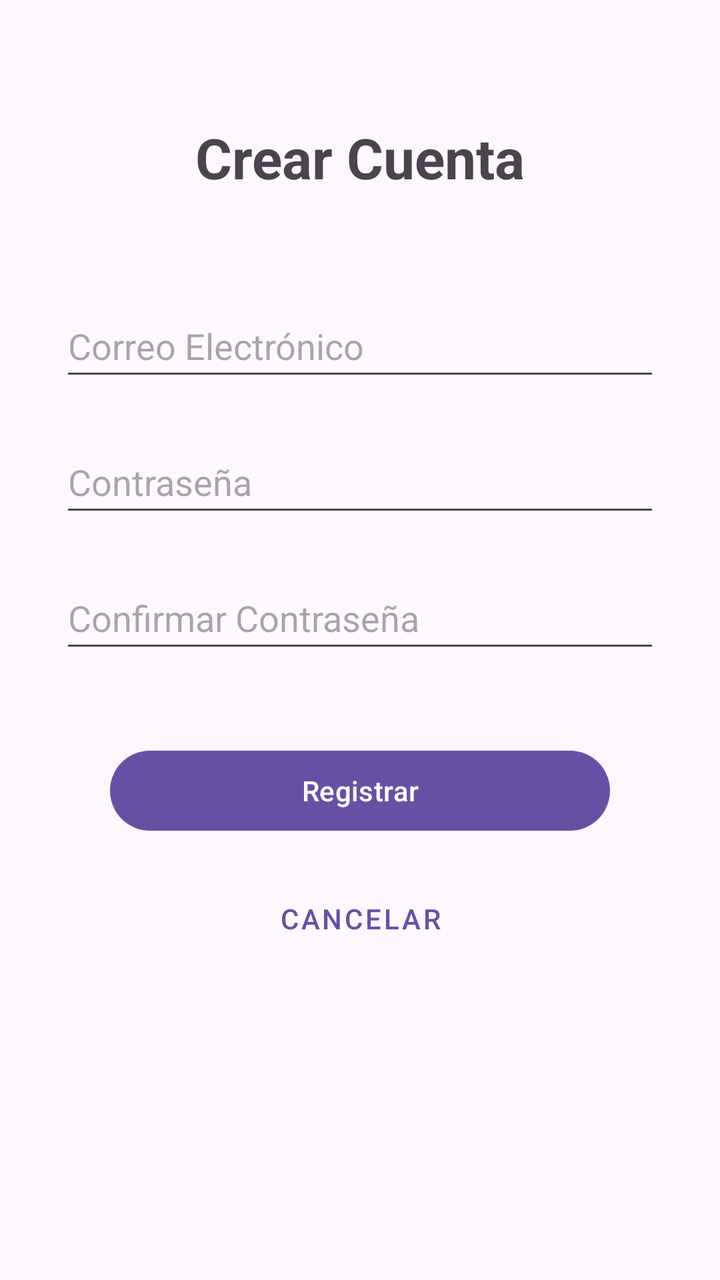
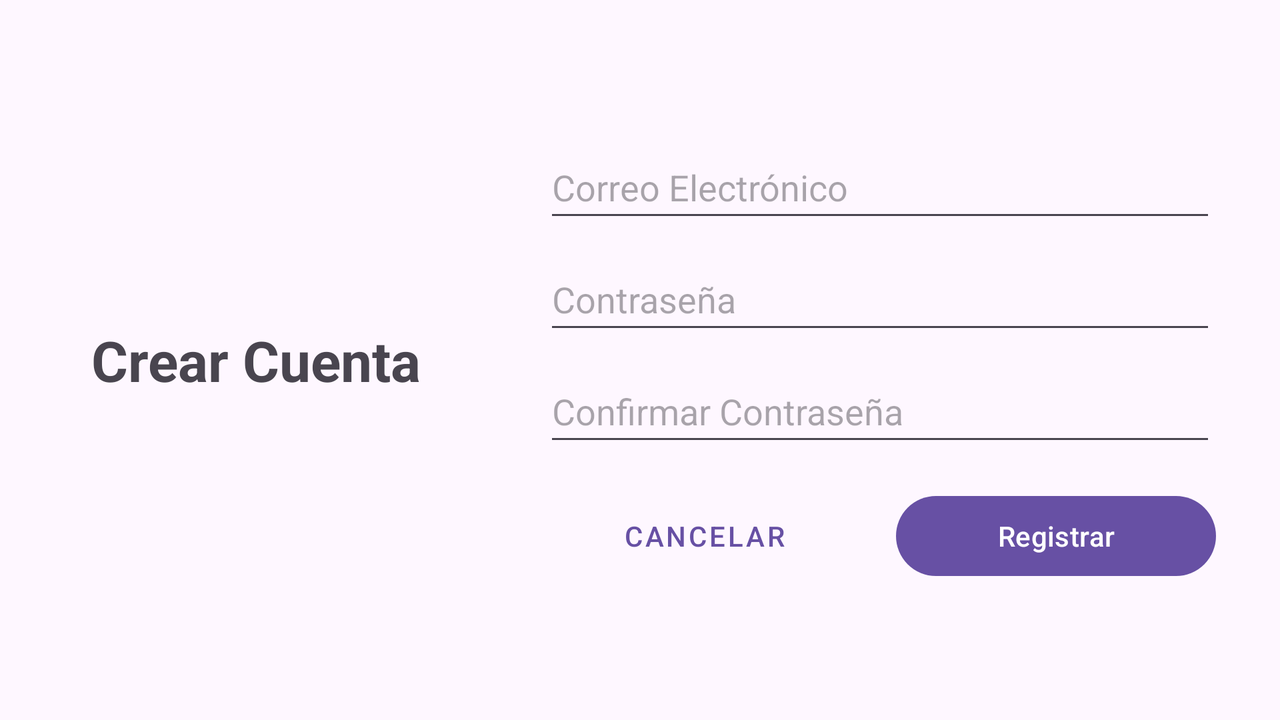

First picture: res/layout/ on a phone held upright. Second picture: the repository's own variant of that layout, on a device whose configuration matches the variant's folder. Source for both follows.
<!-- AndroidManifest.xml: application theme Theme.AplicacionPlantaRemake -->
<!-- res/layout/activity_registro.xml -->
<?xml version="1.0" encoding="utf-8"?>
<androidx.constraintlayout.widget.ConstraintLayout
    xmlns:android="http://schemas.android.com/apk/res/android"
    xmlns:app="http://schemas.android.com/apk/res-auto"
    xmlns:tools="http://schemas.android.com/tools"
    android:id="@+id/main"
    android:layout_width="match_parent"
    android:layout_height="match_parent"
    tools:context=".RegistroActivity">

    <TextView
        android:id="@+id/tv_titulo_registro"
        android:layout_width="wrap_content"
        android:layout_height="wrap_content"
        android:layout_marginTop="60dp"
        android:text="Crear Cuenta"
        android:textSize="28sp"
        android:textStyle="bold"
        app:layout_constraintEnd_toEndOf="parent"
        app:layout_constraintStart_toStartOf="parent"
        app:layout_constraintTop_toTopOf="parent" />

    <EditText
        android:id="@+id/ti_Correo"
        android:layout_width="300dp"
        android:layout_height="wrap_content"
        android:layout_marginTop="50dp"
        android:hint="Correo Electrónico"
        android:inputType="textEmailAddress"
        android:minHeight="48dp"
        app:layout_constraintEnd_toEndOf="parent"
        app:layout_constraintStart_toStartOf="parent"
        app:layout_constraintTop_toBottomOf="@+id/tv_titulo_registro" />

    <EditText
        android:id="@+id/ti_Pass"
        android:layout_width="300dp"
        android:layout_height="wrap_content"
        android:layout_marginTop="20dp"
        android:hint="Contraseña"
        android:inputType="textPassword"
        android:minHeight="48dp"
        app:layout_constraintEnd_toEndOf="parent"
        app:layout_constraintStart_toStartOf="parent"
        app:layout_constraintTop_toBottomOf="@+id/ti_Correo" />

    <EditText
        android:id="@+id/ti_ConfirmPass"
        android:layout_width="300dp"
        android:layout_height="wrap_content"
        android:layout_marginTop="20dp"
        android:hint="Confirmar Contraseña"
        android:inputType="textPassword"
        android:minHeight="48dp"
        app:layout_constraintEnd_toEndOf="parent"
        app:layout_constraintStart_toStartOf="parent"
        app:layout_constraintTop_toBottomOf="@+id/ti_Pass" />

    <Button
        android:id="@+id/btn_Registrar"
        android:layout_width="250dp"
        android:layout_height="wrap_content"
        android:layout_marginTop="40dp"
        android:text="Registrar"
        app:layout_constraintEnd_toEndOf="parent"
        app:layout_constraintStart_toStartOf="parent"
        app:layout_constraintTop_toBottomOf="@+id/ti_ConfirmPass" />

    <Button
        android:id="@+id/btn_Cancelar"
        android:layout_width="250dp"
        android:layout_height="wrap_content"
        android:layout_marginTop="16dp"
        android:text="Cancelar"
        style="@style/Widget.MaterialComponents.Button.TextButton"
        app:layout_constraintEnd_toEndOf="parent"
        app:layout_constraintStart_toStartOf="parent"
        app:layout_constraintTop_toBottomOf="@+id/btn_Registrar" />

</androidx.constraintlayout.widget.ConstraintLayout>
<!-- resources referenced by this layout -->
<resources>
  <!-- from res/values-v23/ -->
  <style name="Theme.AplicacionPlantaRemake" parent="Base.Theme.AplicacionPlantaRemake">
          
          <item name="android:navigationBarColor">@android:color/transparent</item>
          <item name="android:statusBarColor">@android:color/transparent</item>
          <item name="android:windowLightStatusBar">?attr/isLightTheme</item>
      </style>
  <style name="Base.Theme.AplicacionPlantaRemake" parent="Theme.Material3.DayNight.NoActionBar">
          
          
      </style>
</resources>
<!-- res/layout-land/activity_registro.xml (the repository's variant of the layout above) -->
<!-- drawn on the phone turned sideways -->
<?xml version="1.0" encoding="utf-8"?>

<androidx.constraintlayout.widget.ConstraintLayout
    xmlns:android="http://schemas.android.com/apk/res/android"
    xmlns:app="http://schemas.android.com/apk/res-auto"
    xmlns:tools="http://schemas.android.com/tools"
    android:id="@+id/main"
    android:layout_width="match_parent"
    android:layout_height="match_parent"
    tools:context=".RegistroActivity">

    <androidx.constraintlayout.widget.Guideline
        android:id="@+id/guideline_vertical"
        android:layout_width="wrap_content"
        android:layout_height="wrap_content"
        android:orientation="vertical"
        app:layout_constraintGuide_percent="0.4" />

    <TextView
        android:id="@+id/tv_titulo_registro"
        android:layout_width="0dp"
        android:layout_height="wrap_content"
        android:layout_marginStart="16dp"
        android:layout_marginEnd="16dp"
        android:text="Crear Cuenta"
        android:textSize="28sp"
        android:textStyle="bold"
        android:textAlignment="center"
        app:layout_constraintBottom_toBottomOf="parent"
        app:layout_constraintEnd_toStartOf="@+id/guideline_vertical"
        app:layout_constraintStart_toStartOf="parent"
        app:layout_constraintTop_toTopOf="parent" />

    <EditText
        android:id="@+id/ti_Correo"
        android:layout_width="0dp"
        android:layout_height="wrap_content"
        android:layout_marginStart="16dp"
        android:layout_marginEnd="32dp"
        android:hint="Correo Electrónico"
        android:inputType="textEmailAddress"
        android:minHeight="48dp"
        app:layout_constraintBottom_toTopOf="@+id/ti_Pass"
        app:layout_constraintEnd_toEndOf="parent"
        app:layout_constraintStart_toEndOf="@+id/guideline_vertical"
        app:layout_constraintTop_toTopOf="parent"
        app:layout_constraintVertical_chainStyle="packed" />

    <EditText
        android:id="@+id/ti_Pass"
        android:layout_width="0dp"
        android:layout_height="wrap_content"
        android:layout_marginStart="16dp"
        android:layout_marginEnd="32dp"
        android:layout_marginTop="8dp"
        android:hint="Contraseña"
        android:inputType="textPassword"
        android:minHeight="48dp"
        app:layout_constraintBottom_toTopOf="@+id/ti_ConfirmPass"
        app:layout_constraintEnd_toEndOf="parent"
        app:layout_constraintStart_toEndOf="@+id/guideline_vertical"
        app:layout_constraintTop_toBottomOf="@+id/ti_Correo" />

    <EditText
        android:id="@+id/ti_ConfirmPass"
        android:layout_width="0dp"
        android:layout_height="wrap_content"
        android:layout_marginStart="16dp"
        android:layout_marginEnd="32dp"
        android:layout_marginTop="8dp"
        android:hint="Confirmar Contraseña"
        android:inputType="textPassword"
        android:minHeight="48dp"
        app:layout_constraintBottom_toTopOf="@+id/btn_Cancelar"
        app:layout_constraintEnd_toEndOf="parent"
        app:layout_constraintStart_toEndOf="@+id/guideline_vertical"
        app:layout_constraintTop_toBottomOf="@+id/ti_Pass" />

    <Button
        android:id="@+id/btn_Cancelar"
        style="@style/Widget.MaterialComponents.Button.TextButton"
        android:layout_width="0dp"
        android:layout_height="wrap_content"
        android:layout_marginStart="16dp"
        android:layout_marginEnd="8dp"
        android:layout_marginTop="16dp"
        android:text="Cancelar"
        app:layout_constraintBottom_toBottomOf="parent"
        app:layout_constraintEnd_toStartOf="@+id/btn_Registrar"
        app:layout_constraintStart_toEndOf="@+id/guideline_vertical"
        app:layout_constraintTop_toBottomOf="@+id/ti_ConfirmPass" />

    <Button
        android:id="@+id/btn_Registrar"
        android:layout_width="0dp"
        android:layout_height="wrap_content"
        android:layout_marginStart="8dp"
        android:layout_marginEnd="32dp"
        android:text="Registrar"
        app:layout_constraintBottom_toBottomOf="@+id/btn_Cancelar"
        app:layout_constraintEnd_toEndOf="parent"
        app:layout_constraintStart_toEndOf="@+id/btn_Cancelar"
        app:layout_constraintTop_toTopOf="@+id/btn_Cancelar" />

</androidx.constraintlayout.widget.ConstraintLayout>
